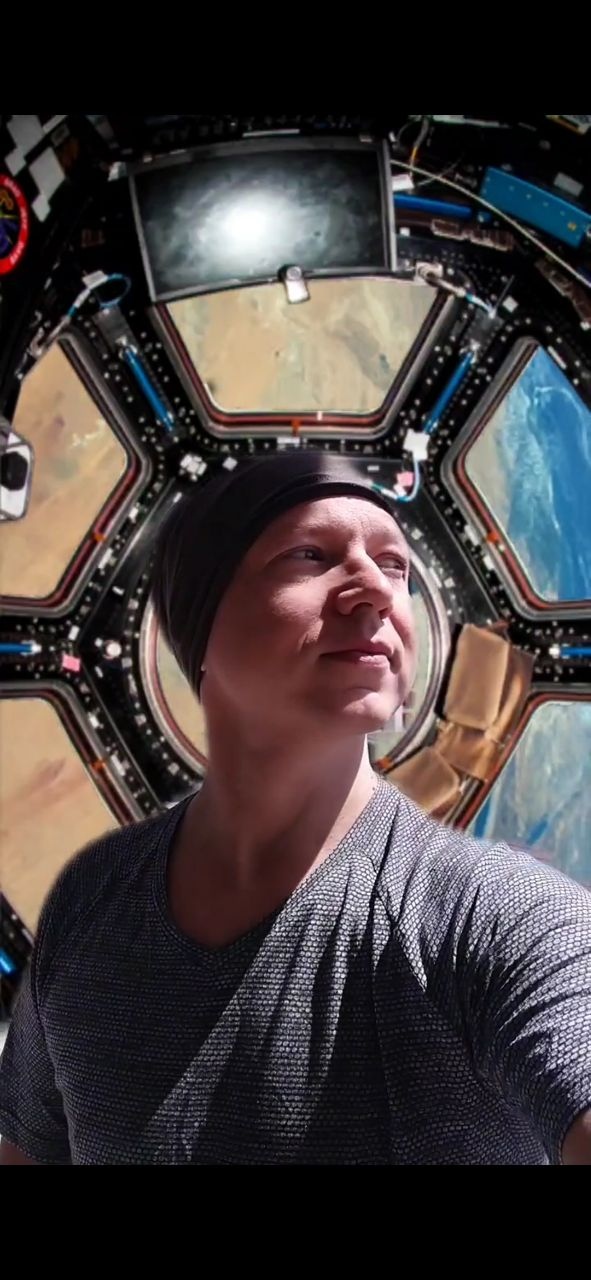
#> input picture source_images/photo_2022-05-05_18-54-12.jpg, 591 x 1280 px; its folder holds only this picture in this run
$ python main.py
#> lines starting #> are read from the running program, lines starting #| are printed output that depends on the picture
from pathlib import Path
from PIL import Image

allowed_files: list = ['.jpg', '.jpeg', '.png', '.bmp']
source_path: str = 'source_images'
output_path: str = 'output_images'
CUT_AROUND_IMG: int = 2


def crop_image(file: Path, cut_around: int = 0) -> None:
#> called with cut_around = 2
    cut = cut_around
    current_suffix = file.suffix

    with Image.open(file) as img:
#> img is the input picture: PIL image 591x1280 RGB; mean R, G, B 67.8, 61, 61.4
        width, height = img.size
#> width = 591; height = 1280
        part_width = width // 2
#> part_width = 295
        part_height = height // 2
#> part_height = 640

        coordinates = [
            (cut, cut, part_width - cut, part_height - cut),  # Top left
            (part_width + cut, cut, width - cut, part_height - cut),  # Top right
            (cut, part_height + cut, part_width - cut, height - cut),  # Bottom left
            (part_width + cut, part_height + cut, width - cut, height - cut)  # Bottom right
        ]
        parts = [img.crop(coord) for coord in coordinates]
#> parts = 4 items
        for i, part in enumerate(parts):
            part.save(f"{output_path}//{file.stem}//{file.name}_{i + 1}.{current_suffix}")
#> this loop made 4 passes
#> pass 1, in crop_image, `part.save(f"{output_path}//{file.stem}//{file.name}_{i + 1}.{current_s..`:
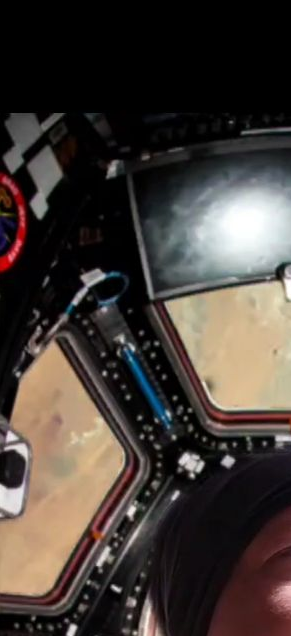
#> saved as photo_2022-05-05_18-54-12.jpg_1..jpg: PIL image 291x636 RGB; mean R, G, B 68.4, 60.2, 55
#> pass 2, in crop_image, `part.save(f"{output_path}//{file.stem}//{file.name}_{i + 1}.{current_s..`:
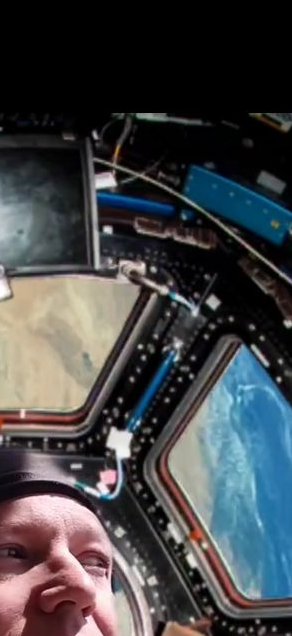
#> saved as photo_2022-05-05_18-54-12.jpg_2..jpg: PIL image 292x636 RGB; mean R, G, B 67.6, 68.9, 71.8


def cut_images_from_dir(source_dir: str = source_path,
                        output_dir: str = output_path,
                        cut_around: int = 0) -> None:

    folder = Path(source_dir)
    Path(f"{output_dir}//").mkdir(parents=True, exist_ok=True)

    for file in folder.iterdir():
        if file.is_file() and file.suffix in allowed_files:
            Path(f"{output_dir}//{file.stem}").mkdir(exist_ok=True)
            crop_image(file, cut_around=cut_around)


if __name__ == '__main__':
    cut_images_from_dir(source_dir=source_path,
                        output_dir=output_path,
                        cut_around=CUT_AROUND_IMG)
